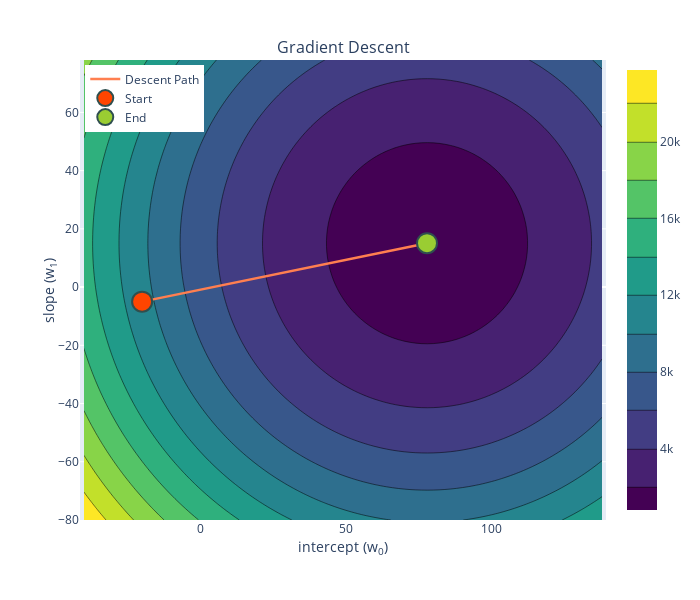

Source (notebook cell):
### Markdown cell above
- This got us the *exact* same answer as sklearn, let's take a look at the path:

### Code cell
plot_gradient_descent_2d(x, y, w, alpha, np.arange(-80, 80, 2), np.arange(-40, 140, 2))

### Figure 1 — Plotly figure (JSON) as saved in the notebook; plotly's stock layout.template omitted (floating-point values rounded to 4 significant figures; data arrays with more than 128 entries replaced by an {"elided": "..."} marker saying what was removed)
{"data": [{"colorscale": [[0, "#440154"], [0.1111, "#482878"], [0.2222, "#3e4989"], [0.3333, "#31688e"], [0.4444, "#26828e"], [0.5556, "#1f9e89"], [0.6667, "#35b779"], [0.7778, "#6ece58"], [0.8889, "#b5de2b"], [1, "#fde725"]], "name": "", "type": "contour", "x": [-40, -38, -36, -34, -32, -30, -28, -26, -24, -22, -20, -18, -16, -14, -12, -10, -8, -6, -4, -2, 0, 2, 4, 6, 8, 10, 12, 14, 16, 18, 20, 22, 24, 26, 28, 30, 32, 34, 36, 38, 40, 42, 44, 46, 48, 50, 52, 54, 56, 58, 60, 62, 64, 66, 68, 70, 72, 74, 76, 78, 80, 82, 84, 86, 88, 90, 92, 94, 96, 98, 100, 102, 104, 106, 108, 110, 112, 114, 116, 118, 120, 122, 124, 126, 128, 130, 132, 134, 136, 138], "y": [-80, -78, -76, -74, -72, -70, -68, -66, -64, -62, -60, -58, -56, -54, -52, -50, -48, -46, -44, -42, -40, -38, -36, -34, -32, -30, -28, -26, -24, -22, -20, -18, -16, -14, -12, -10, -8, -6, -4, -2, 0, 2, 4, 6, 8, 10, 12, 14, 16, 18, 20, 22, 24, 26, 28, 30, 32, 34, 36, 38, 40, 42, 44, 46, 48, 50, 52, 54, 56, 58, 60, 62, 64, 66, 68, 70, 72, 74, 76, 78], "z": {"elided": "80x90 float values"}}, {"line": {"color": "coral", "width": 2.5}, "marker": {"line": {"color": "DarkSlateGrey", "width": 2}, "opacity": 1, "size": {"elided": "581 float values"}}, "mode": "lines", "name": "Descent Path", "type": "scatter", "x": {"elided": "581 float values"}, "y": {"elided": "581 float values"}}, {"marker": {"color": "orangered", "line": {"color": "DarkSlateGrey", "width": 2}, "size": 20}, "mode": "markers", "name": "Start", "type": "scatter", "x": [-20], "y": [-5]}, {"marker": {"color": "yellowgreen", "line": {"color": "DarkSlateGrey", "width": 2}, "size": 20}, "mode": "markers", "name": "End", "type": "scatter", "x": [77.86], "y": [15.07]}], "layout": {"annotations": [{"font": {"size": 16}, "showarrow": false, "text": "Gradient Descent", "x": 0.5, "xanchor": "center", "xref": "paper", "y": 1, "yanchor": "bottom", "yref": "paper"}], "height": 600, "legend": {"x": 0.01, "xanchor": "left", "y": 0.99, "yanchor": "top"}, "margin": {"t": 60}, "width": 700, "xaxis": {"anchor": "y", "domain": [0, 1], "range": [-40, 138], "tick0": -40, "title": {"standoff": 0, "text": "intercept (w<sub>0</sub>)"}}, "yaxis": {"anchor": "x", "domain": [0, 1], "range": [-80, 78], "scaleanchor": "x", "scaleratio": 1, "tick0": -80, "title": {"standoff": 0, "text": "slope (w<sub>1</sub>)"}}}}
